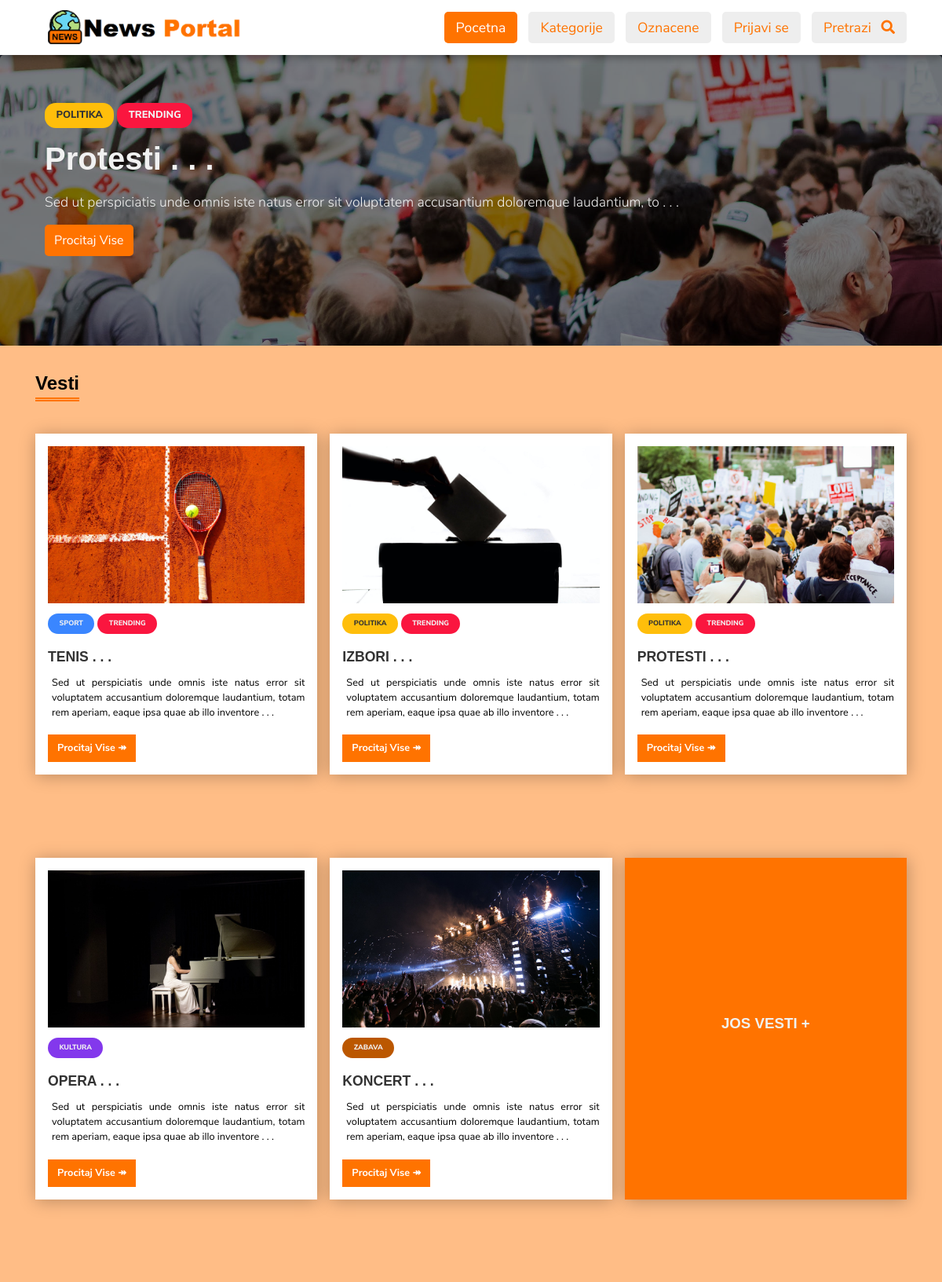
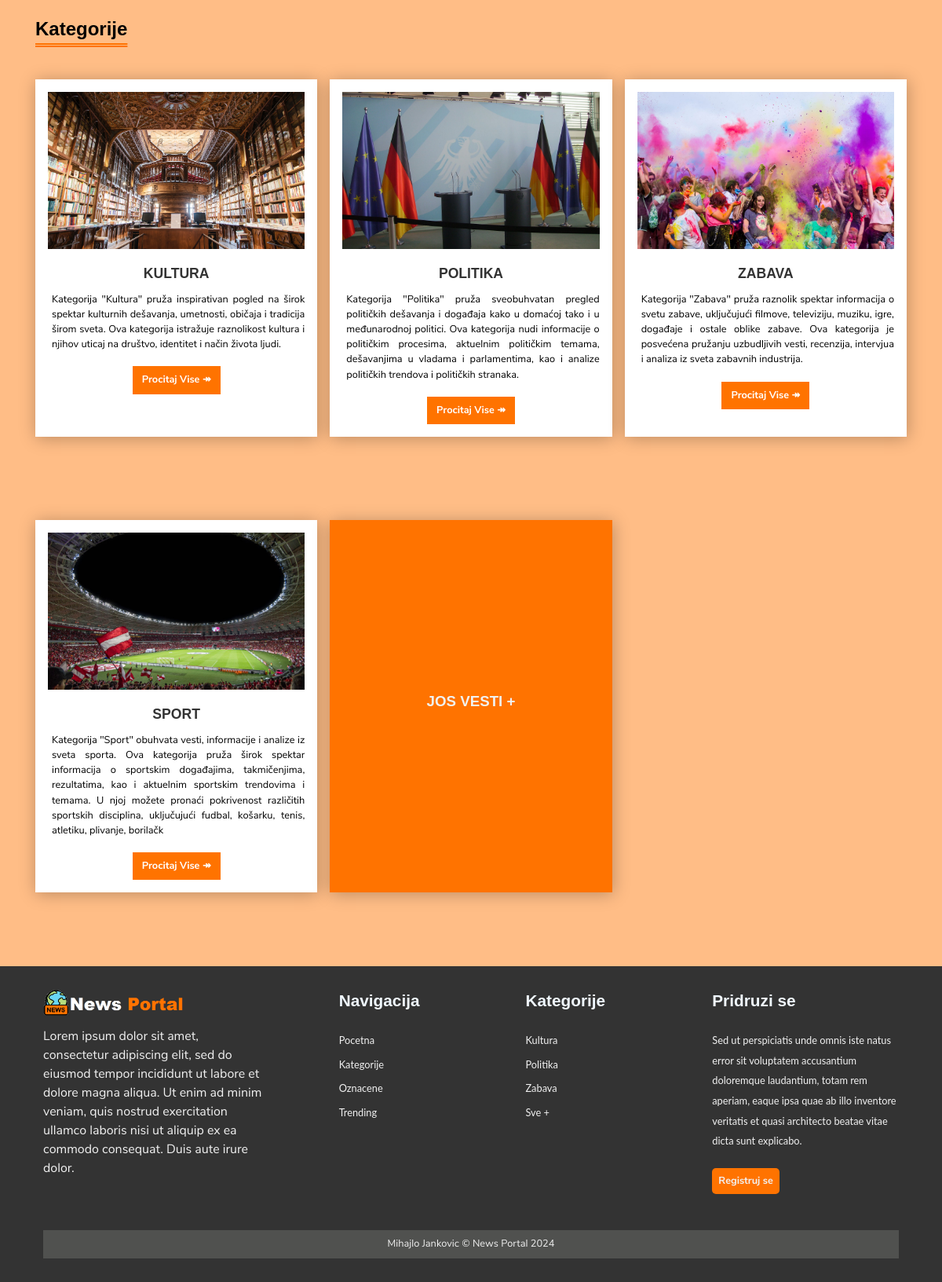
The page / on the database its author committed (2 pictures, top to bottom).
### tables this page shows
CREATE TABLE `article` (
  `article_id` int NOT NULL,
  `category_id` int NOT NULL,
  `author_id` int NOT NULL,
  `article_title` varchar(250) NOT NULL,
  `article_image` varchar(200) NOT NULL,
  `article_description` text NOT NULL,
  `article_date` date NOT NULL,
  `article_trend` tinyint NOT NULL,
  `article_active` tinyint NOT NULL,
  `likes` int DEFAULT '0',
  `article_hashtags` varchar(255) NOT NULL DEFAULT '',
  `dislikes` int DEFAULT '0'
);

CREATE TABLE `category` (
  `category_id` int NOT NULL,
  `category_name` varchar(45) NOT NULL,
  `category_color` varchar(35) NOT NULL,
  `category_image` varchar(250) NOT NULL,
  `category_description` varchar(350) NOT NULL
);

### includes/functions.inc.php (the view, shortened to what this page needs)
        <?php
if (!function_exists('createArticleCard')) {
    function createArticleCard($title, $img, $data, $category, $cat_id, $id, $color, $new, $trend, $marked) {
        echo '
        <article class="card">
            <div class="card-img">
                <img src="./assets/images/articles/'.$img.'" />
            </div>
            <div>
                <div class="tag '.$color.'"><a href="articles.php?id='.$cat_id.'">'.$category.'</a></div>';
        if ($trend) {
            echo '  <div class="tag tag-trend">TRENDING</div>';
        }
        echo '
                <h3 class="card-title" href="./article.html">
                    '.$title.'
                </h3>
                <p class="card-data">
                    '.$data.'
                </p>
                <a href="news.php?id='.$id.'" class="btn btn-card"> Procitaj Vise <span>&twoheadrightarrow; </span></a>
            </div>
        </article>';
    }
}
if (!function_exists('createCategoryCard')) {
    function createCategoryCard($title, $img, $data, $id) {
        echo '
        <article class="card">
            <div class="card-img">
                <img src="./assets/images/category/'.$img.'" />
            </div>
            <div>
                <h3 class="card-title text-center" href="./article.html">
                    '.$title.'
                </h3>
                <p class="card-data">
                    '.$data.'
                </p>
                <div class="btn-block">
                    <a href="articles.php?id='.$id.'" class="btn btn-card"> Procitaj Vise <span>&twoheadrightarrow; </span></a>
                </div>
            </div>
        </article>';
    }
}
if (!function_exists('createMoreCard')) {
    function createMoreCard($link) {
        echo '
        <a href="'.$link.'" class="card card-more d-flex">
            <h3>JOS VESTI +</h3>
        </a>';
    }
}
if (!function_exists('createSlider')) {
    function createSlider($active, $img, $color, $category, $title, $content, $id, $new, $trend) {
        echo '
        <div class="slide '.$active.'">
            <img src="./assets/images/articles/'.$img.'"/>
            <div class="info">
                <div class=" tag '.$color.'">'.$category.'</div>';
        if ($trend) {
            echo '  <div class="tag tag-trend">TRENDING</div>';
        }
        echo '
                <h1>'.$title.'</h1>
                <p>'.$content.'</p>
                <a href="news.php?id='.$id.'" class="btn btn-primary"> Procitaj Vise </a>
            </div>
        </div>';
    }
}
?>

### includes/slider.inc.php (shortened to what this page needs)
<header class="img-slider">
  <?php
    $no_of_slides = "4";
    $sliderQuery = "SELECT category.category_name, category.category_color, article.*
                    FROM category, article
                    WHERE article.category_id = category.category_id
                    AND article.article_trend = 1
                    AND article.article_active = 1
                    ORDER BY RAND()
                    LIMIT {$no_of_slides}";
    $sliderResult = mysqli_query($con,$sliderQuery);
    $row = mysqli_num_rows($sliderResult);
    if($row > 0) {
      $counter = 0;
      while($data = mysqli_fetch_assoc($sliderResult)) {
        $category_color = $data['category_color'];
        $category_name = $data['category_name'];
        $article_id = $data['article_id'];
        $article_title = $data['article_title'];
        $article_image = $data['article_image'];
        $article_desc = $data['article_description'];
        $article_trend = $data['article_trend'];
        $article_title = substr($article_title,0,50).' . . . ';
        $article_desc = substr($article_desc,0,100).' . . . ';
        $new = false;
        $active = "";
        if($counter == 0) {
          $counter++;
          $active = "active";
        }
        createSlider($active, $article_image, $category_color, $category_name,
            $article_title, $article_desc, $article_id, $new, $article_trend);
      }
    }
  ?>
</header>

### index.php (shortened to what this page needs)
<?php
  require('./includes/nav.inc.php');
  require('./includes/slider.inc.php');
?>
<section class="py-1 category-list">
  <div class="container">
    <h2 class="headings">Vesti</h2>
    <div class="card-container">
      <?php
        $articleQuery = " SELECT category.category_name, category.category_color, article.*
                          FROM category, article
                          WHERE article.category_id = category.category_id
                          AND article.article_active = 1
                          ORDER BY article.article_date DESC LIMIT 5";
        $result = mysqli_query($con,$articleQuery);
        $row = mysqli_num_rows($result);
        if($row > 0) {
          while($data = mysqli_fetch_assoc($result)) {
            $category_color = $data['category_color'];
            $category_name = $data['category_name'];
            $category_id = $data['category_id'];
            $article_id = $data['article_id'];
            $article_title = $data['article_title'];
            $article_image = $data['article_image'];
            $article_desc = $data['article_description'];
            $article_trend = $data['article_trend'];
            $article_title = substr($article_title,0,55).' . . . ';
            $article_desc = substr($article_desc,0,150).' . . . ';
            $new = false;
            $bookmarked = false;
            createArticleCard($article_title, $article_image,
                  $article_desc, $category_name, $category_id, $article_id,
                  $category_color, $new, $article_trend, $bookmarked);
          }
        }
        createMoreCard('./articles.php');
      ?>
    </div>
  </div>
</section>
<section class="py-1 category-list">
  <div class="container">
    <h2 class="headings">Kategorije</h2>
    <div class="card-container">
      <?php
        $categoryQuery= " SELECT *
                          FROM category
                          ORDER BY RAND() LIMIT 5";
        $result = mysqli_query($con,$categoryQuery);
        $row = mysqli_num_rows($result);
        if($row > 0) {
          while($data = mysqli_fetch_assoc($result)) {
            $category_id = $data['category_id'];
            $category_name = $data['category_name'];
            $category_image = $data['category_image'];
            $category_desc = $data['category_description'];
            createCategoryCard($category_name,$category_image,$category_desc,$category_id,);
          }
        }
      ?>
    </div>
  </div>
</section>
<?php
  require('./includes/footer.inc.php');
?>

### includes/footer.inc.php (shortened to what this page needs)
<footer class="footer">
  <div class="footer-left">
    <a href="./index.php"><img src="./assets/images/logo_light.png" /></a>
    <p>
    Lorem ipsum dolor sit amet, consectetur adipiscing elit, sed do eiusmod tempor incididunt ut labore et dolore magna aliqua. Ut enim ad minim veniam, quis nostrud exercitation ullamco laboris nisi ut aliquip ex ea commodo consequat. Duis aute irure dolor.
    </p>
  </div>
  <ul class="footer-right">
    <li>
      <h2>Navigacija</h2>
      <ul class="box">
        <li><a href="./index.php">Pocetna</a></li>
        <li><a href="./categories.php">Kategorije</a></li>
        <li><a href="./bookmarks.php">Oznacene</a></li>
        <li><a href="./search.php?trending=1">Trending</a></li>
      </ul>
    </li>
    <li>
      <h2>Kategorije</h2>
      <ul class="box">
        <?php
  	      $categoryQuery= " SELECT  category_id, category_name
                            FROM category
                            ORDER BY RAND() LIMIT 3";
          $result = mysqli_query($con,$categoryQuery);
          $row = mysqli_num_rows($result);
          if($row > 0) {
          while($data = mysqli_fetch_assoc($result)) {
            $category_id = $data['category_id'];
            $category_name = $data['category_name'];
        ?>
        <li><a href="articles.php?id=<?php echo $category_id ?>"><?php echo $category_name ?></a></li>
        <?php
              }
            }
          ?>
        <li><a href="./categories.php">Sve +</a></li>
      </ul>
    </li>
    <li>
      <h2>Pridruzi se</h2>
      <ul class="box">
        <li>
        Sed ut perspiciatis unde omnis iste natus error sit voluptatem accusantium doloremque laudantium, totam rem aperiam, eaque ipsa quae ab illo inventore veritatis et quasi architecto beatae vitae dicta sunt explicabo.
        </li>
        <a style="background-color:#ff7300;" href="./author-login.php" class="my-1 btn btn-secondary">Registruj se</a>
      </ul>
    </li>
  </ul>
  <div class="footer-bottom">
    <p>Mihajlo Jankovic &copy; News Portal <?php echo date("Y")?></p>
  </div>
</footer>
</body>
</html>

### assets/css/partials/1-variables.css (style rules this page uses)
:root { --primary-color: #ff7300; --secondary-color: #f99500; --light-color: #f1f1f1; --dark-color: #50514f; --black-color: #333333; --tag-trend-color: #fa163f; --tag-yellow-color: #ffbe0b; --tag-purple-color: #8338ec; --tag-blue-color: #3a86ff; --tag-green-color: #00ff73; --tag-orange-color: #bb5700; --tag-pink-color: #ff0a54; --tag-brown-color: #663f3f; --tag-red-color: #ff0000; --tag-black-color: #000000; --tag-dark-color: #000083; --tag-mint-color: #00e8d1; --hover-color: #ee4444; --active-color: #b90615; --ts-vs: 0.56rem; --ts-sml: 0.8rem; --ts-md: 1.1rem; --ts-lg: 1.25rem; --hs-vs: 1.3rem; --hs-sml: 2rem; --hs-md: 2.5rem; --hs-lg: 3rem; --ff-monts: "Montserrat", sans-serif; --ff-nunito: "Nunito Sans", sans-serif; --ff-noto: "Noto Serif", serif; --ff-robo: "Roboto", sans-serif; --border-radius: 5px; }

### assets/css/partials/3-typography.css (style rules this page uses)
h1, h2, h3, h4, h5, h6 { font-family: var(--ff-monts); margin-bottom: 0.75rem; line-height: 1.3; }
p { font-family: var(--ff-nunito); margin: 0.5rem 0; }
.py-1 { padding: 1.5rem 0; }
.my-1 { margin: 1rem 0; }
.text-center { text-align: center; }
.headings { line-height: 2; text-decoration: underline double #ff7300; text-underline-offset: 10px; margin-bottom: 20px; }

### assets/css/partials/4-component.css (style rules this page uses)
.d-flex { display: flex; justify-content: center; align-items: center; }
.container { width: 100%; padding-right: 15px; padding-left: 15px; margin-right: auto; margin-left: auto; }
.tag { display: inline-block; font-family: var(--ff-nunito); font-size: var(--ts-sml); font-weight: 800; text-transform: uppercase; color: var(--light-color); padding: 0.4rem 0.9rem; border-radius: 14px; margin-bottom: 0.5rem; }
.tag a { color: var(--light-color); }
.tag-trend { background: var(--tag-trend-color); }
.tag-yellow { color: var(--black-color); background: var(--tag-yellow-color); }
.tag-yellow a { color: var(--black-color); }
.tag-orange { background: var(--tag-orange-color); }
.tag-purple { background: var(--tag-purple-color); }
.tag-blue { background: var(--tag-blue-color); }
.btn { display: inline-block; border: none; background: var(--dark-color); color: #fff; text-decoration: none; font-family: var(--ff-nunito); padding: 0.5rem 0.75rem; border-radius: var(--border-radius); transition: all 200ms ease-in-out; }
.btn-primary { background: #ff7300; }
.btn-secondary { background: var(--secondary-color); font-weight: 700; padding: 0.25rem 0.5rem; font-size: var(--ts-sml); }
.btn-block { display: block; width: 100%; text-align: center; }
.btn-card { font-weight: 700; background: var(--primary-color); padding: 0.5rem 0.75rem; font-size: var(--ts-sml); border-radius: 0; }
.btn-card span { transition: all 200ms ease-in-out; }
.card { background: #fff; position: relative; padding: 1rem; overflow: hidden; box-shadow: 1px 2px 20px rgba(0, 0, 0, 0.268); margin-top: 20px; margin-bottom: 70px; }
.card .tag { font-size: var(--ts-vs); font-weight: 800; }
.card .card-img { overflow: hidden; height: 200px; margin-bottom: 10px; }
.card .card-img img { object-fit: cover; transition: all 250ms ease-in-out; height: inherit; }
.card .card-title { color: #333; font-family: var(--ff-monts); font-size: var(--ts-md); font-weight: 800; padding-top: 10px; text-transform: uppercase; transition: all 250ms ease-in-out; }
.card .card-data { font-size: var(--ts-sml); padding-bottom: 10px; padding-left: 5px; text-align: justify; }
.card-more { background-color: var(--primary-color); color: var(--light-color); }
.card-more::before { content: ""; position: absolute; top: 0%; left: 0%; width: 0; height: 100%; background-color: rgba(255, 255, 255, 0.4); -webkit-transition: none; -moz-transition: none; transition: none; }

### assets/css/responsivity/media-queries.css (style rules this page uses)
@media (min-width: 576px) { .container { width: 540px; } }
@media (min-width: 768px) { .container { width: 720px; } }
@media (min-width: 992px) { .container { width: 960px; } }
@media (min-width: 1200px) { .container { width: 1140px; } }
@media (max-width: 1220px) { .img-slider .slide .info { top: 45px; left: 25px; width: 80vw; } }
@media (min-width: 576px) { .card-container { grid-template-columns: repeat(1, 1fr); } }
@media (min-width: 768px) { .card-container { grid-template-columns: repeat(2, 1fr); } }
@media (min-width: 992px) { .card-container { grid-template-columns: repeat(3, 1fr); } }
@media (min-width: 700px) { .footer-right > * { flex: 1; } }
@media (min-width: 700px) { .footer-left { flex: 1 0px; } }
@media (min-width: 700px) { .footer-right { flex: 2 0px; } }

### rows shown on the page
article: article_image (picture), category.category_name "POLITIKA", article_trend "TRENDING", article_title "Protesti . . .", article_description "Sed ut perspiciatis unde omnis iste natus error sit voluptatem accusantium doloremque laudantium, to . . .", article_title "PROTESTI . . .", article_description "Sed ut perspiciatis unde omnis iste natus error sit voluptatem accusantium doloremque laudantium, totam rem aperiam, eaque ipsa quae ab illo inventore . . ."
article: article_image (picture), category.category_name "SPORT", article_trend "TRENDING", article_title "TENIS . . .", article_description "Sed ut perspiciatis unde omnis iste natus error sit voluptatem accusantium doloremque laudantium, totam rem aperiam, eaque ipsa quae ab illo inventore . . ."
article: article_image (picture), category.category_name "POLITIKA", article_trend "TRENDING", article_title "IZBORI . . .", article_description "Sed ut perspiciatis unde omnis iste natus error sit voluptatem accusantium doloremque laudantium, totam rem aperiam, eaque ipsa quae ab illo inventore . . ."
article: article_image (picture), category.category_name "KULTURA", article_title "OPERA . . .", article_description "Sed ut perspiciatis unde omnis iste natus error sit voluptatem accusantium doloremque laudantium, totam rem aperiam, eaque ipsa quae ab illo inventore . . ."
article: article_image (picture), category.category_name "ZABAVA", article_title "KONCERT . . .", article_description "Sed ut perspiciatis unde omnis iste natus error sit voluptatem accusantium doloremque laudantium, totam rem aperiam, eaque ipsa quae ab illo inventore . . ."
category: category_image (picture), category_name "KULTURA", category_description "Kategorija \"Kultura\" pruža inspirativan pogled na širok spektar kulturnih dešavanja, umetnosti, običaja i tradicija širom sveta. Ova kategorija istražuje raznolikost kultura i njihov uticaj na društvo, identitet i način života ljudi.", category_name "Kultura"
category: category_image (picture), category_name "POLITIKA", category_description "Kategorija \"Politika\" pruža sveobuhvatan pregled političkih dešavanja i događaja kako u domaćoj tako i u međunarodnoj politici. Ova kategorija nudi informacije o političkim procesima, aktuelnim političkim temama, dešavanjima u vladama i parlamentima, kao i analize političkih trendova i političkih stranaka.", category_name "Politika"
category: category_image (picture), category_name "ZABAVA", category_description "Kategorija \"Zabava\" pruža raznolik spektar informacija o svetu zabave, uključujući filmove, televiziju, muziku, igre, događaje i ostale oblike zabave. Ova kategorija je posvećena pružanju uzbudljivih vesti, recenzija, intervjua i analiza iz sveta zabavnih industrija.", category_name "Zabava"
category: category_image (picture), category_name "SPORT", category_description "Kategorija \"Sport\" obuhvata vesti, informacije i analize iz sveta sporta. Ova kategorija pruža širok spektar informacija o sportskim događajima, takmičenjima, rezultatima, kao i aktuelnim sportskim trendovima i temama. U njoj možete pronaći pokrivenost različitih sportskih disciplina, uključujući fudbal, košarku, tenis, atletiku, plivanje, borilačk"
